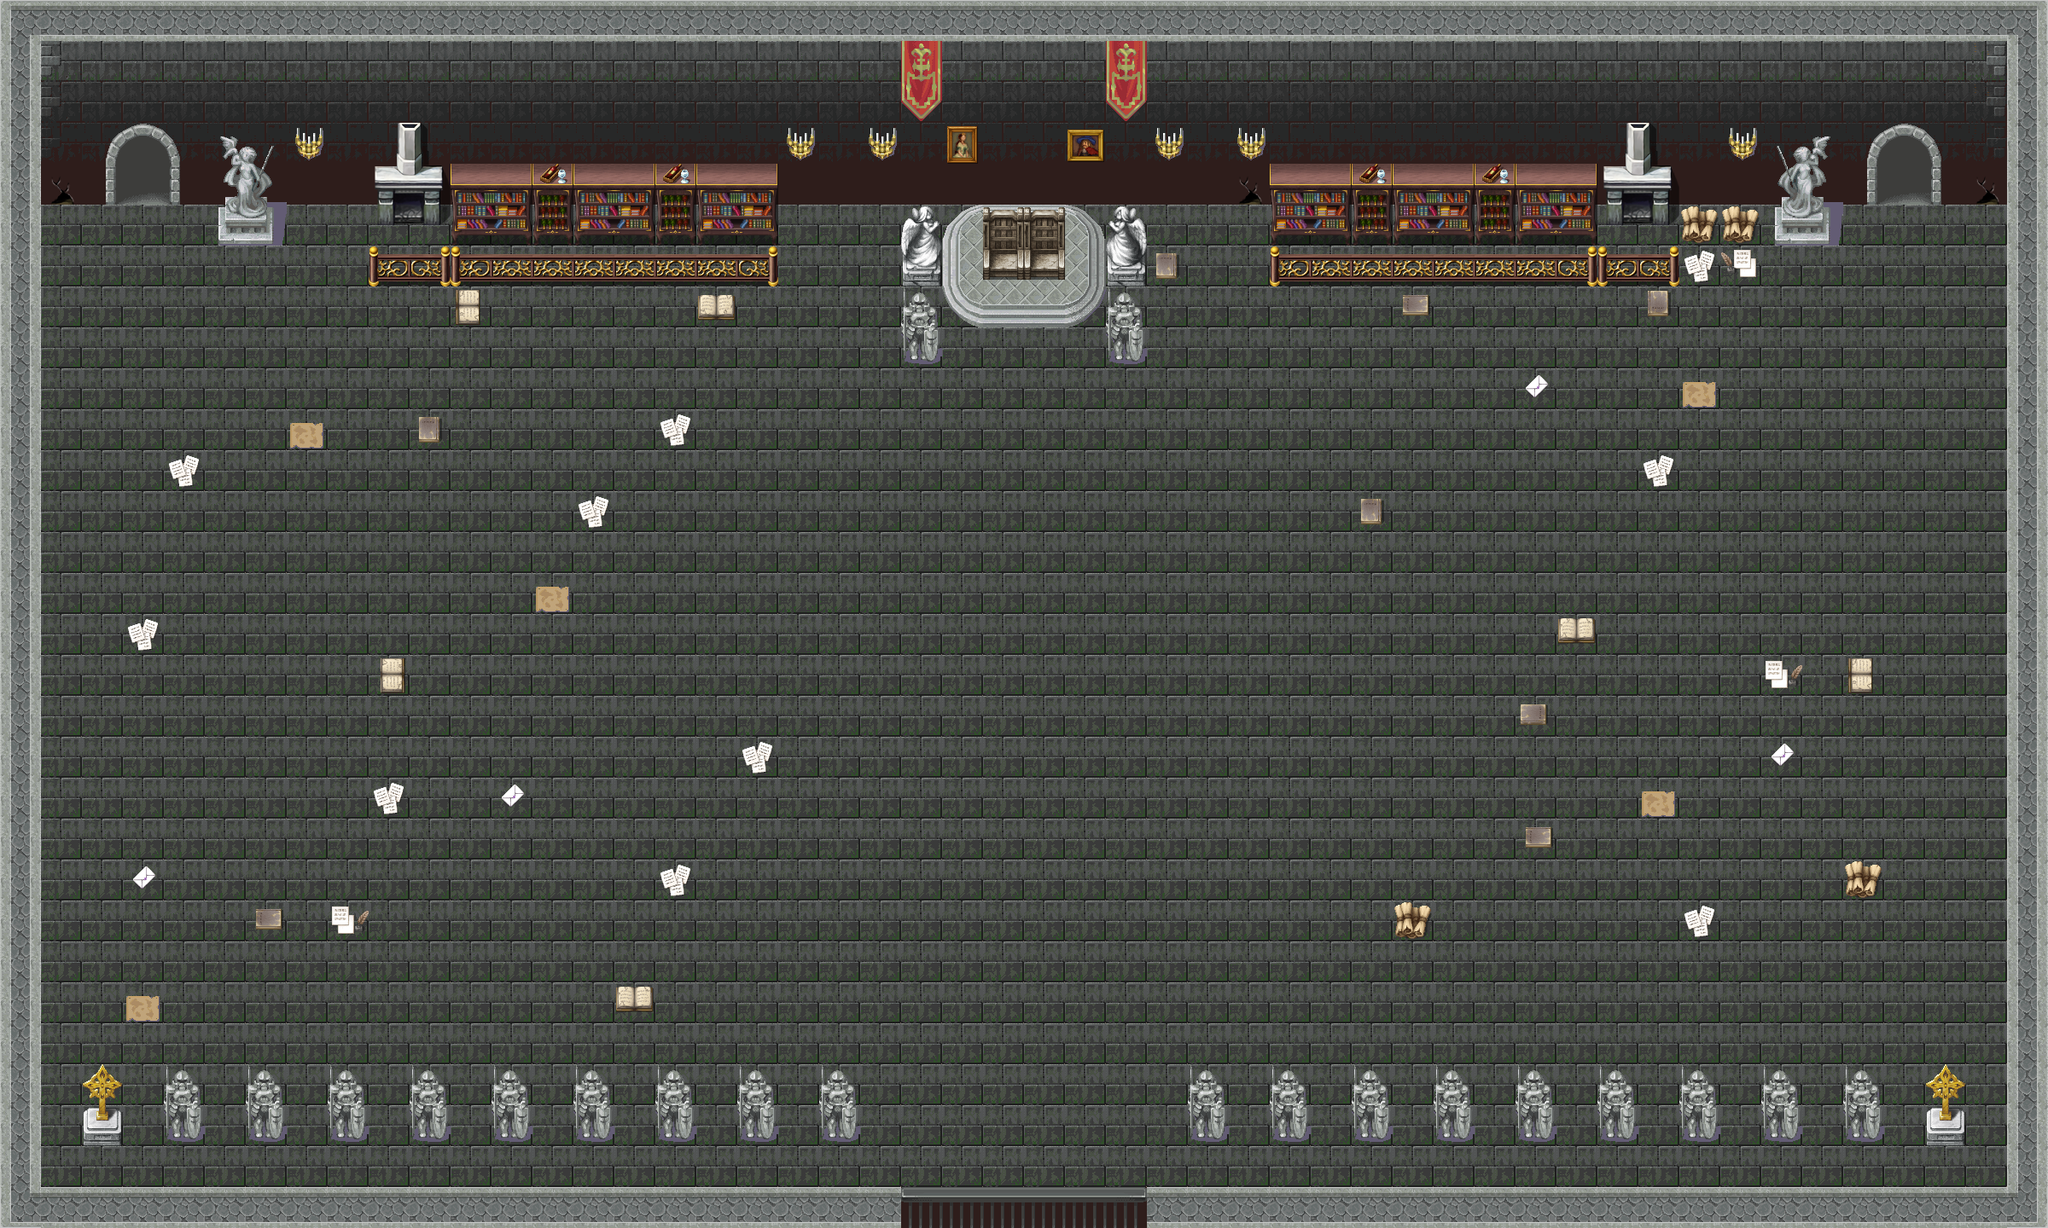

This is a level from a 2D game, rendered from its Tiled map with the project's own tilesets. A one-line summary and the map file follow, with tile-layer data summarised:
An orthogonal 50x30 tile map with 48x48 px tiles, 3 tile layers (Слой тайлов 1, Слой тайлов 2, Слой тайлов 3) and 35 objects (31x solid, 2x Teleport, player, Npc).

<map version="1.8" tiledversion="1.8.4" orientation="orthogonal" renderorder="right-down" width="50" height="30" tilewidth="48" tileheight="48" infinite="0" nextlayerid="5" nextobjectid="37">
 <tileset firstgid="1" source="Tailset0.tsx" />
 <layer id="1" name="Слой тайлов 1" width="50" height="30">
  <data>[1500 cells, 1500 non-empty, 19 distinct tile ids]</data>
 </layer>
 <layer id="3" name="Слой тайлов 2" width="50" height="30">
  <data>[1500 cells, 209 non-empty, 73 distinct tile ids]</data>
 </layer>
 <layer id="4" name="Слой тайлов 3" width="50" height="30">
  <data>[1500 cells, 4 non-empty, 2 distinct tile ids]</data>
 </layer>
 <objectgroup id="2" name="Слой объектов 1">
  <object id="1" type="solid" x="3" y="2" width="2392" height="237" />
  <object id="2" type="solid" x="2353" y="241" width="44" height="1196" />
  <object id="3" type="solid" x="4" y="1393" width="2344" height="44" />
  <object id="4" type="solid" x="3" y="242" width="41" height="1146" />
  <object id="5" type="solid" x="1057.33" y="248" width="44.6667" height="178" />
  <object id="6" type="solid" x="1296" y="248" width="49.3333" height="182.667" />
  <object id="7" type="solid" x="1152" y="243.333" width="96" height="84" />
  <object id="8" type="solid" x="444" y="239.5" width="467.5" height="97.5" />
  <object id="9" type="solid" x="254.667" y="239.333" width="64" height="47.3333" />
  <object id="10" type="solid" x="1489" y="241" width="480" height="93" />
  <object id="11" type="solid" x="2079" y="243" width="64" height="46" />
  <object id="12" type="solid" x="97" y="1247" width="46" height="95" />
  <object id="14" type="solid" x="192" y="1248.5" width="46" height="95" />
  <object id="15" type="solid" x="287" y="1243.5" width="46" height="95" />
  <object id="16" type="solid" x="384" y="1244.5" width="46" height="95" />
  <object id="17" type="solid" x="480" y="1247.5" width="46" height="95" />
  <object id="18" type="solid" x="576" y="1245.5" width="46" height="95" />
  <object id="19" type="solid" x="670" y="1246.5" width="46" height="95" />
  <object id="20" type="solid" x="768" y="1246.5" width="46" height="95" />
  <object id="21" type="solid" x="864" y="1246.5" width="46" height="95" />
  <object id="22" type="solid" x="961" y="1245.5" width="46" height="95" />
  <object id="23" type="solid" x="1392" y="1247.5" width="46" height="95" />
  <object id="24" type="solid" x="1486" y="1247.5" width="46" height="95" />
  <object id="25" type="solid" x="1583" y="1247.5" width="46" height="95" />
  <object id="26" type="solid" x="1682" y="1246.5" width="46" height="95" />
  <object id="27" type="solid" x="1776" y="1246.5" width="46" height="95" />
  <object id="28" type="solid" x="1874" y="1248.5" width="46" height="95" />
  <object id="29" type="solid" x="1967" y="1248.5" width="46" height="95" />
  <object id="30" type="solid" x="2066" y="1246.5" width="46" height="95" />
  <object id="31" type="solid" x="2161" y="1250.5" width="46" height="95" />
  <object id="32" type="solid" x="2256" y="1247.5" width="46" height="95" />
  <object id="33" name="player" x="1174" y="1206.5" width="100" height="100" />
  <object id="34" name="Tp14" type="Teleport" x="2184.5" y="241" width="93.5" height="44.5" />
  <object id="35" name="Tp15" type="Teleport" x="123.25" y="242.417" width="93.5" height="44.5" />
  <object id="36" name="Teodor" type="Npc" x="1140" y="482" width="100" height="100" />
 </objectgroup>
</map>
